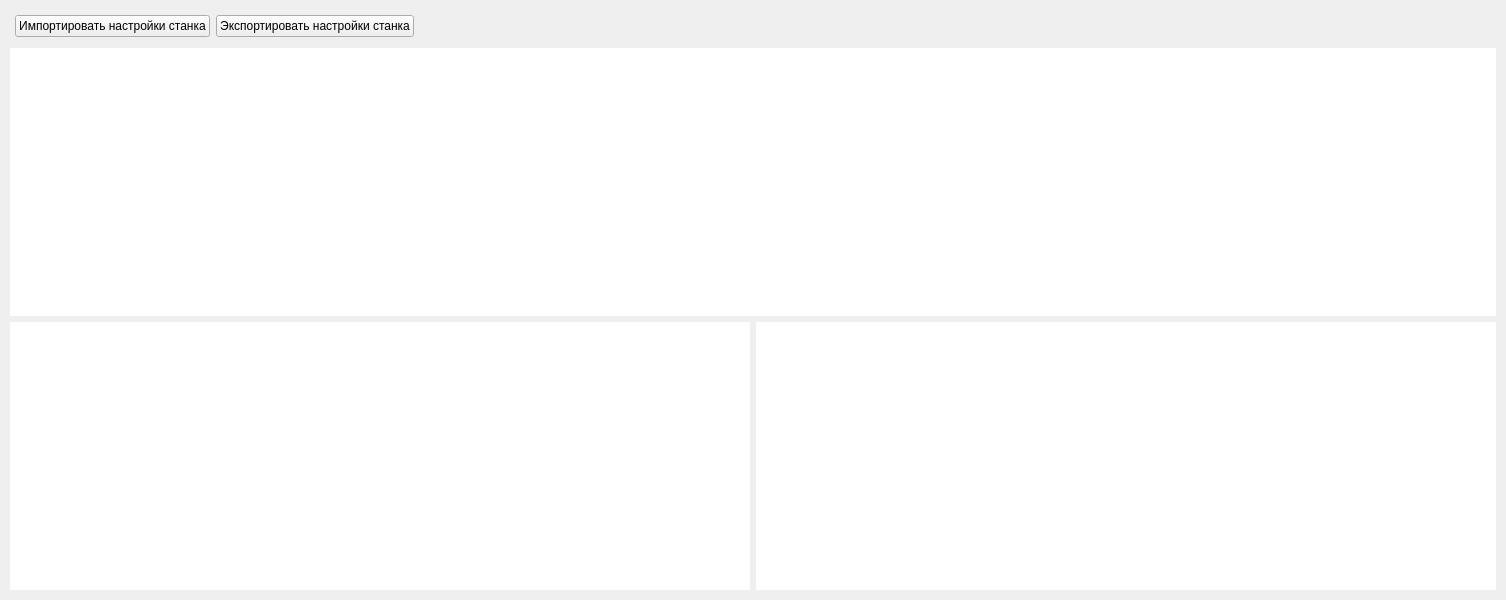
          <widget class="QWidget" name="machineToolSettingsPage">
           <property name="geometry">
            <rect>
             <x>0</x>
             <y>0</y>
             <width>1506</width>
             <height>600</height>
            </rect>
           </property>
           <attribute name="label">
            <string>Настройки станка</string>
           </attribute>
           <layout class="QGridLayout" name="gridLayout_5">
            <property name="leftMargin">
             <number>5</number>
            </property>
            <property name="topMargin">
             <number>5</number>
            </property>
            <property name="rightMargin">
             <number>5</number>
            </property>
            <property name="bottomMargin">
             <number>5</number>
            </property>
            <item row="0" column="0">
             <widget class="QFrame" name="machineToolSettingsFrame">
              <property name="frameShape">
               <enum>QFrame::NoFrame</enum>
              </property>
              <property name="frameShadow">
               <enum>QFrame::Raised</enum>
              </property>
              <layout class="QGridLayout" name="gridLayout_13">
               <property name="leftMargin">
                <number>5</number>
               </property>
               <property name="topMargin">
                <number>5</number>
               </property>
               <property name="rightMargin">
                <number>5</number>
               </property>
               <property name="bottomMargin">
                <number>5</number>
               </property>
               <item row="0" column="0" colspan="2">
                <widget class="QFrame" name="settingsActionFrame">
                 <property name="sizePolicy">
                  <sizepolicy hsizetype="Preferred" vsizetype="Preferred">
                   <horstretch>0</horstretch>
                   <verstretch>0</verstretch>
                  </sizepolicy>
                 </property>
                 <property name="frameShape">
                  <enum>QFrame::NoFrame</enum>
                 </property>
                 <property name="frameShadow">
                  <enum>QFrame::Raised</enum>
                 </property>
                 <layout class="QHBoxLayout" name="horizontalLayout_2">
                  <property name="leftMargin">
                   <number>5</number>
                  </property>
                  <property name="topMargin">
                   <number>5</number>
                  </property>
                  <property name="rightMargin">
                   <number>5</number>
                  </property>
                  <property name="bottomMargin">
                   <number>5</number>
                  </property>
                  <item>
                   <widget class="QPushButton" name="importSettingsPushButton">
                    <property name="text">
                     <string>Импортировать настройки станка</string>
                    </property>
                   </widget>
                  </item>
                  <item>
                   <widget class="QPushButton" name="exportSettingsPushButton">
                    <property name="text">
                     <string>Экспортировать настройки станка</string>
                    </property>
                   </widget>
                  </item>
                  <item>
                   <spacer name="horizontalSpacer_4">
                    <property name="orientation">
                     <enum>Qt::Horizontal</enum>
                    </property>
                    <property name="sizeHint" stdset="0">
                     <size>
                      <width>100</width>
                      <height>20</height>
                     </size>
                    </property>
                   </spacer>
                  </item>
                 </layout>
                </widget>
               </item>
               <item row="1" column="0" colspan="2">
                <widget class="QListWidget" name="axisesSettingsListWidget">
                 <property name="frameShape">
                  <enum>QFrame::NoFrame</enum>
                 </property>
                 <property name="editTriggers">
                  <set>QAbstractItemView::NoEditTriggers</set>
                 </property>
                 <property name="alternatingRowColors">
                  <bool>true</bool>
                 </property>
                </widget>
               </item>
               <item row="2" column="0">
                <widget class="QTableWidget" name="sensorsSettingsTableWidget">
                 <property name="frameShape">
                  <enum>QFrame::NoFrame</enum>
                 </property>
                 <property name="editTriggers">
                  <set>QAbstractItemView::NoEditTriggers</set>
                 </property>
                 <property name="alternatingRowColors">
                  <bool>true</bool>
                 </property>
                </widget>
               </item>
               <item row="2" column="1">
                <widget class="QTableWidget" name="devicesSettingsTableWidget">
                 <property name="frameShape">
                  <enum>QFrame::NoFrame</enum>
                 </property>
                 <property name="editTriggers">
                  <set>QAbstractItemView::NoEditTriggers</set>
                 </property>
                 <property name="alternatingRowColors">
                  <bool>true</bool>
                 </property>
                </widget>
               </item>
              </layout>
             </widget>
            </item>
           </layout>
          </widget>
